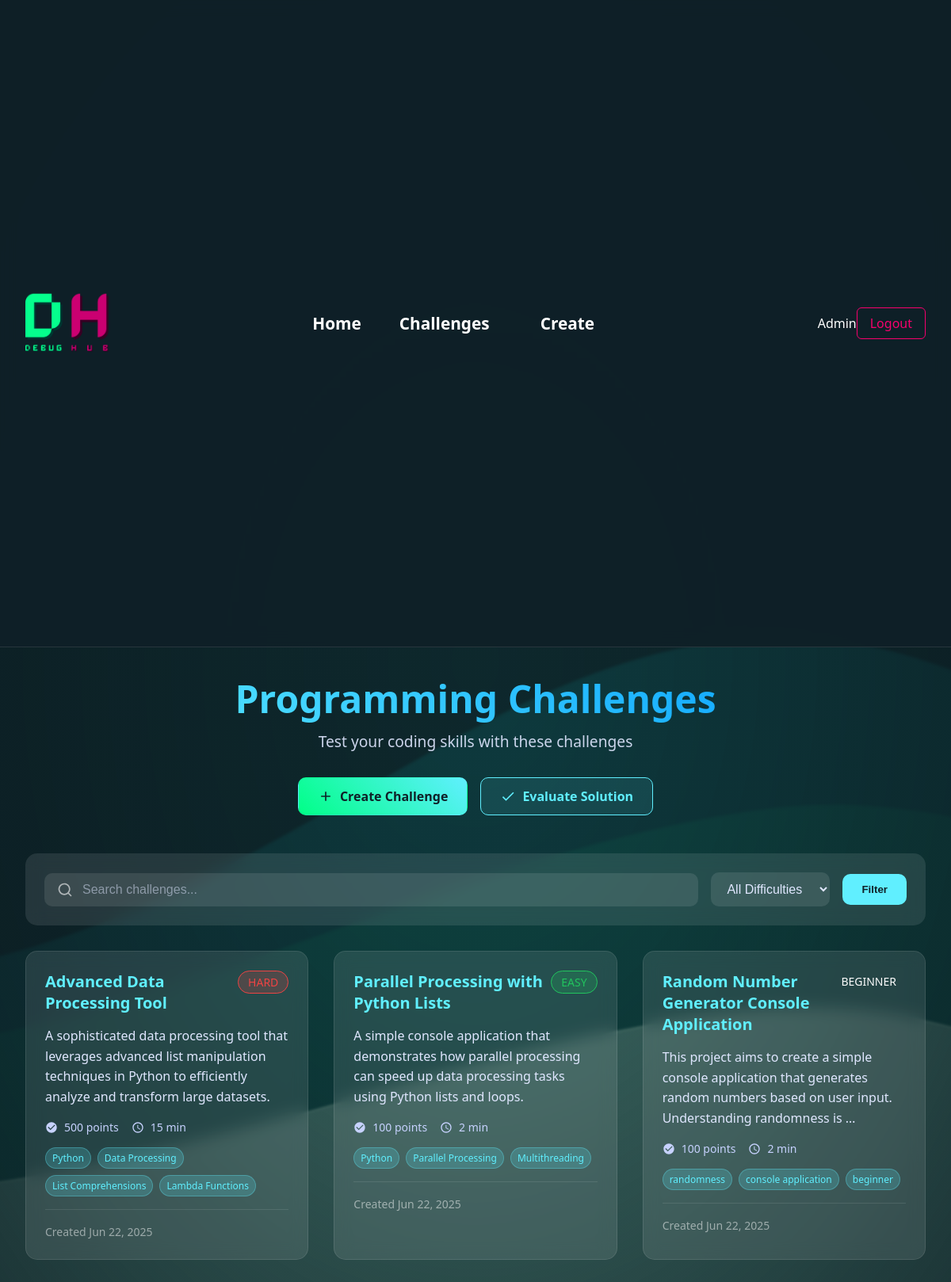
Page /tasks/ (signed in) on the earlier database version.
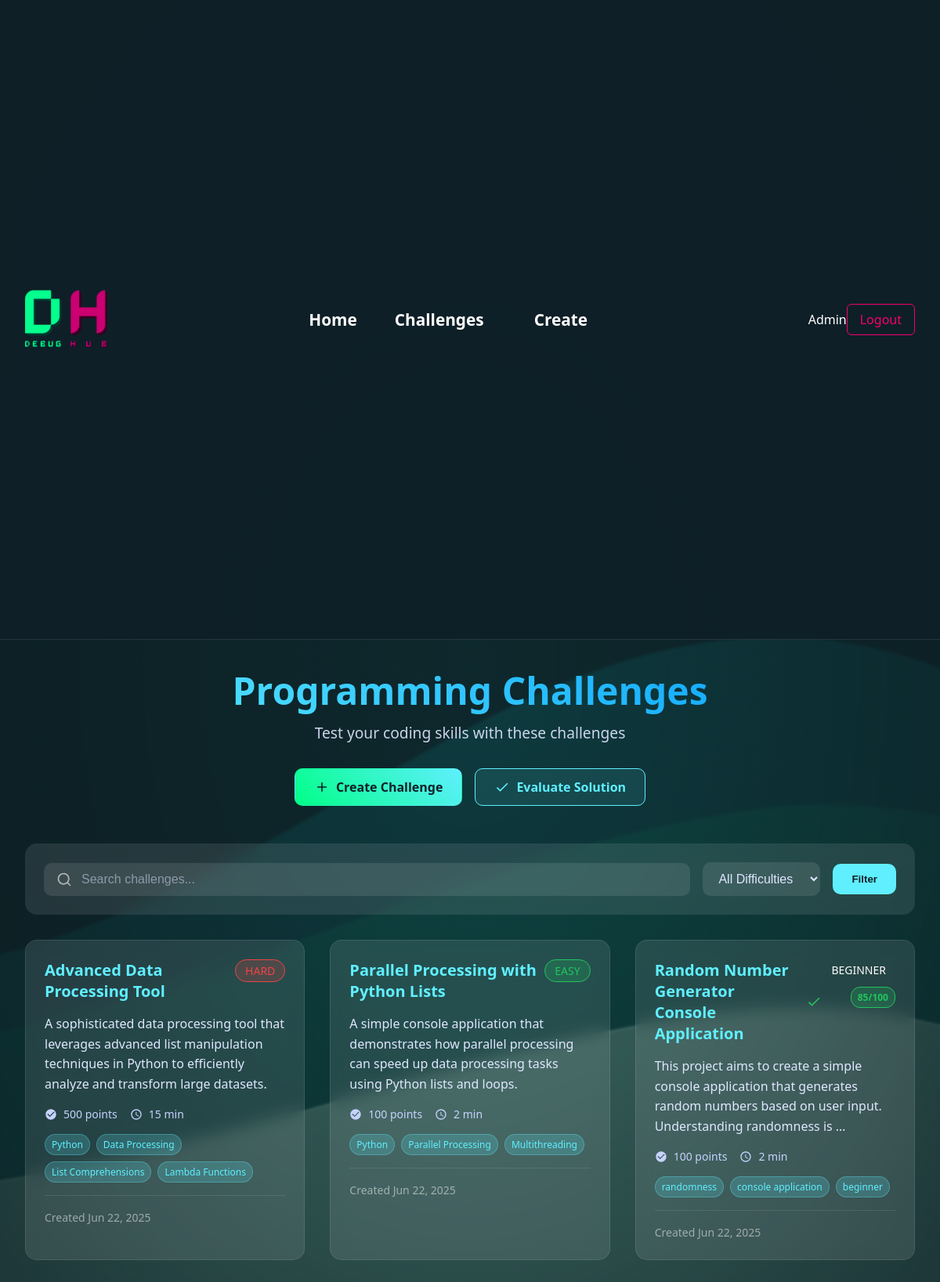
Same page on the later database version.
### tasks/models.py (models this page shows, shortened)
class Challenge(models.Model):
    DIFFICULTY_CHOICES = [
        ('easy', 'Easy'),
        ('medium', 'Medium'),
        ('hard', 'Hard'),
    ]
    STATUS_CHOICES = [
        ('active', 'Active'),
        ('inactive', 'Inactive'),
        ('archived', 'Archived'),
    ]
    title = models.CharField(max_length=200)
    description = models.TextField()
    difficulty = models.CharField(max_length=10, choices=DIFFICULTY_CHOICES, default='easy')
    status = models.CharField(max_length=10, choices=STATUS_CHOICES, default='active')
    created_by = models.ForeignKey(User, on_delete=models.CASCADE, related_name='created_challenges')
    created_at = models.DateTimeField(auto_now_add=True)
    updated_at = models.DateTimeField(auto_now=True)
    time_limit = models.IntegerField(help_text="Time limit in minutes", default=60)
    memory_limit = models.IntegerField(help_text="Memory limit in MB", default=256)
    sample_input = models.TextField(blank=True, help_text="Sample input for the problem")
    sample_output = models.TextField(blank=True, help_text="Expected output for the sample input")
    tags = models.CharField(max_length=200, blank=True, help_text="Comma-separated tags")
    points = models.IntegerField(default=100, help_text="Points awarded for solving this challenge")
    class Meta:
        ordering = ['-created_at']
    def get_tags_list(self):
        return [tag.strip() for tag in self.tags.split(',') if tag.strip()] if self.tags else []

class Submission(models.Model):
    STATUS_CHOICES = [
        ('passed', 'Passed'),
        ('failed', 'Failed'),
        ('partial', 'Partial'),
    ]
    user = models.ForeignKey(User, on_delete=models.CASCADE, related_name='submissions')
    challenge = models.ForeignKey(Challenge, on_delete=models.CASCADE, related_name='submissions')
    solution_code = models.TextField()
    programming_language = models.CharField(max_length=20, default='python')
    status = models.CharField(max_length=10, choices=STATUS_CHOICES)
    score = models.IntegerField(help_text="Score/Grade out of 100")
    overall_feedback = models.TextField(blank=True)
    correctness_feedback = models.TextField(blank=True)
    code_quality_feedback = models.TextField(blank=True)
    improvements = models.JSONField(default=list, blank=True)
    positive_points = models.JSONField(default=list, blank=True)
    test_results = models.JSONField(default=list, blank=True)
    next_steps = models.JSONField(default=list, blank=True)
    submitted_at = models.DateTimeField(auto_now_add=True)
    is_best = models.BooleanField(default=False)
    class Meta:
        ordering = ['-submitted_at']

### tasks/views.py (the view)
# urls.py: path('', views.challenge_list, name='challenge_list'),
@login_required
def challenge_list(request):
    challenges = Challenge.objects.filter(status='active')
    search_query = request.GET.get('search')
    if search_query:
        challenges = challenges.filter(
            Q(title__icontains=search_query) |
            Q(description__icontains=search_query) |
            Q(tags__icontains=search_query)
        )
    difficulty_filter = request.GET.get('difficulty')
    if difficulty_filter:
        challenges = challenges.filter(difficulty=difficulty_filter)
    paginator = Paginator(challenges, 12)  # Show 12 challenges per page
    page_number = request.GET.get('page')
    page_obj = paginator.get_page(page_number)
    user_submissions = {}
    if request.user.is_authenticated:
        from .models import Submission
        submissions = Submission.objects.filter(
            user=request.user,
            challenge__in=page_obj.object_list,
            is_best=True
        ).select_related('challenge')
        user_submissions = {
            submission.challenge.id: submission
            for submission in submissions
        }
    context = {
        'page_obj': page_obj,
        'search_query': search_query,
        'difficulty_filter': difficulty_filter,
        'difficulties': Challenge.DIFFICULTY_CHOICES,
        'user_submissions': user_submissions,
    }
    return render(request, 'tasks/challenge_list.html', context)

### tasks/templatetags/dict_extras.py (called while the page is built)
@register.filter
def get_item(dictionary, key):
    return dictionary.get(key)

### templates/tasks/challenge_list.html (shortened to what the changed rows need)
{% extends 'base.html' %}
{% load static %}
{% load dict_extras %}
{% block content %}
<div class="challenges-container">
    <div class="challenges-header">
        <h1>Programming Challenges</h1>
    </div>
    <div class="challenges-grid">
        {% for challenge in page_obj %}
            <div class="challenge-card">
                <div class="challenge-header">
                    <h3 class="challenge-title">
                        <a href="{% url 'tasks:challenge_detail' challenge.pk %}">{{ challenge.title }}</a>
                        {% if user_submissions and challenge.id in user_submissions %}
                            <span class="completion-indicator">
                                <svg class="completed-icon" fill="currentColor" viewBox="0 0 24 24">
                                    <path d="M9 16.17L4.83 12l-1.42 1.41L9 19 21 7l-1.41-1.41z"/>
                                </svg>
                            </span>
                        {% endif %}
                    </h3>
                    <div class="badges-container">
                        <span class="difficulty-badge difficulty-{{ challenge.difficulty }}">
                            {{ challenge.get_difficulty_display }}
                        </span>
                        {% if user_submissions and challenge.id in user_submissions %}
                            {% with submission=user_submissions|get_item:challenge.id %}
                                <span class="score-badge">
                                    {{ submission.score }}/100
                                </span>
                            {% endwith %}
                        {% endif %}
                    </div>
                </div>
                <div class="challenge-body">
                    <p class="challenge-description">
                        {{ challenge.description|truncatewords:20 }}
                    </p>
                    <div class="challenge-meta">
                        <div class="meta-item">
                            <svg class="icon" fill="currentColor" viewBox="0 0 24 24">
                                <path d="M12 2C6.48 2 2 6.48 2 12s4.48 10 10 10 10-4.48 10-10S17.52 2 12 2zm-2 15l-5-5 1.41-1.41L10 14.17l7.59-7.59L19 8l-9 9z"/>
                            </svg>
                            <span>{{ challenge.points }} points</span>
                        </div>
                        <div class="meta-item">
                            <svg class="icon" fill="currentColor" viewBox="0 0 24 24">
                                <path d="M11.99 2C6.47 2 2 6.48 2 12s4.47 10 9.99 10C17.52 22 22 17.52 22 12S17.52 2 11.99 2zM12 20c-4.42 0-8-3.58-8-8s3.58-8 8-8 8 3.58 8 8-3.58 8-8 8z"/>
                                <path d="M12.5 7H11v6l5.25 3.15.75-1.23-4.5-2.67z"/>
                            </svg>
                            <span>{{ challenge.time_limit }} min</span>
                        </div>
                    </div>
                    {% if challenge.get_tags_list %}
                        <div class="challenge-tags">
                            {% for tag in challenge.get_tags_list %}
                                <span class="tag">{{ tag }}</span>
                            {% endfor %}
                        </div>
                    {% endif %}
                </div>
                <div class="challenge-footer">
                    <small class="created-date">Created {{ challenge.created_at|date:"M d, Y" }}</small>
                </div>
            </div>
        {% empty %}
            <div class="no-challenges">
                <h3>No challenges found</h3>
                <p>Try adjusting your search or filter criteria.</p>
            </div>
        {% endfor %}
    </div>
</div>
{% endblock %}

Differences in the rows shown:
shown differently, row unchanged: Challenge "Random Number Generator Console Application": now shows "/100"
added Submission: score "85"
